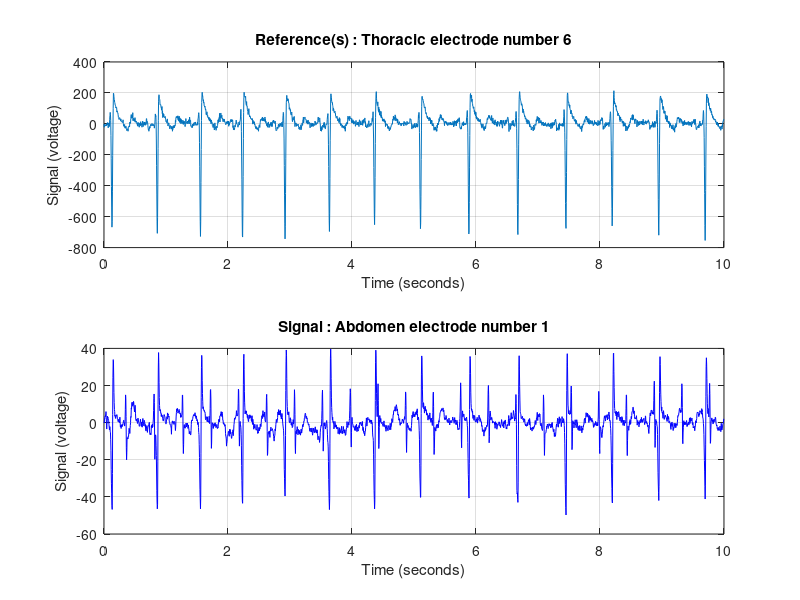
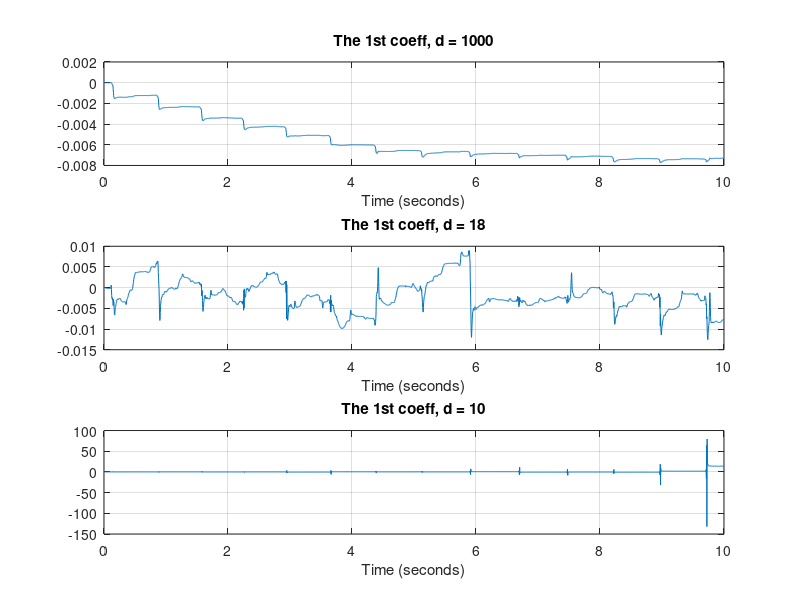
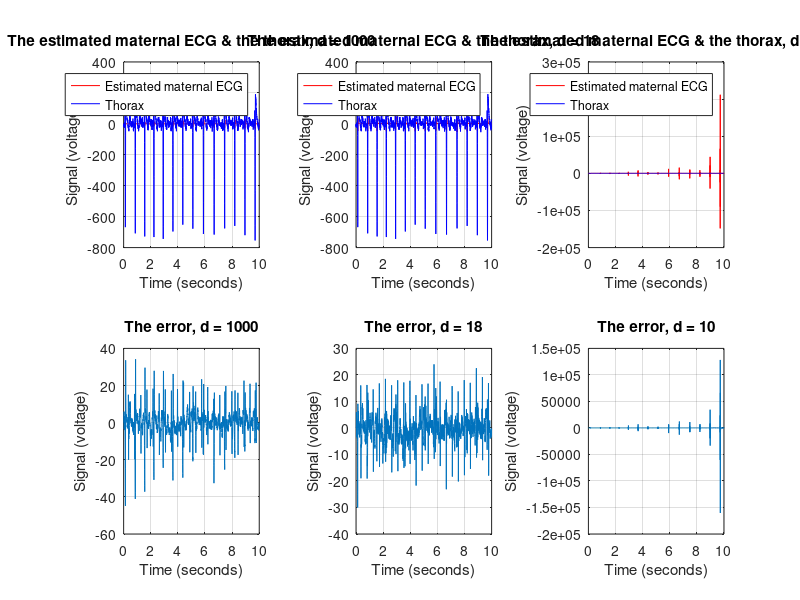
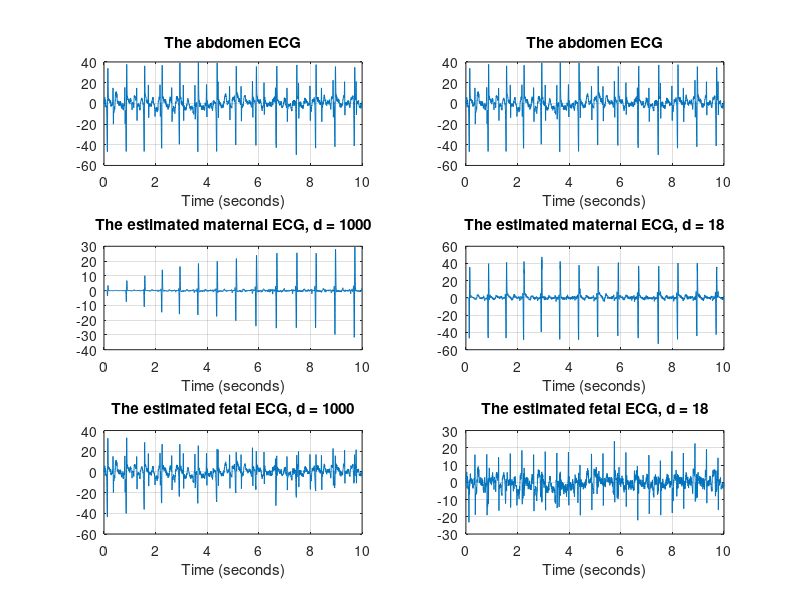

Source code (MATLAB) for these figures, in order:
%% BE2 _ Optimal Linear Filtering _ TRAN Gia Quoc Bao, ASI 2nd year

%% I. Introduction
% In this BE we will learn how to get the fetus' cardio signal out of the 
% combination fetus + mother cardio signal by applying the Widrow filter
% and the "noise only" signal (the mother's). 

%% Default commands
close all;
clear all;
clc;

%% II. The Widrow experiment:
% The major difficulty when estimating the fetal ECG lies in the fact that 
% its amplitude is 2-1000 times lower than maternal ECG (smaller heart / 
% environments to cross). Direct processing of records is therefore difficult; 
% it is necessary to eliminate interference from the maternal ECG. We'll do that
% using the Widrow algorithm (LMS filter).

%% Data loading

% The description :
% The data include the ECG signals recorded on a pregnant woman (8 electrodes)
% Sampling: Fe = 250 Hz
% Nb of samples: 2500, i.e. an observation time of 10s
% Formatting:
% Each line of the 8 x 2500 fetal_ecg matrix corresponds to
% one of the 8 electrodes:
% - electrodes 1-5: abdomen, ECG of the mother + fetus -> channel signal
% - electrodes 6-8: chest, only the mother's heart rate is measurement -> "noise only" references

load foetal_ecg.mat;   % load data
Fs = 250; % sampling frequency in Hz
N = size(foetal_ecg, 2); % number of samples
time = (0 : N - 1)/Fs; % discrete time

%% Signal shaping

% Signal to denoise: abdomen electrode number 'elec_abdo'
% Rq: the signals are already centered

elec_abdo = 1;
abdomen_ecg = foetal_ecg(elec_abdo, :); % line vector 1 x N

% "Noise only" references (secondary channel)
% Remark: the signals are already centered

ireferences = [6]; % the reference electrode (s) / signals
nRef = length(ireferences) ; % number of reference signals
thorax_ecg = foetal_ecg(ireferences, 1 : N) ; % nRef x N <- multi-ref

clear foetal_ecg ;

%% Visualization of signals

figure('Name', 'Visualization of waveforms', 'NumberTitle', 'off');
subplot(211);
plot(time, thorax_ecg'); 
grid on ; 
xlim([0 10]);
xlabel('Time (seconds)');
ylabel('Signal (voltage)');
title(['Reference(s) : Thoracic electrode number ', int2str(ireferences)]);
subplot(212);
plot(time, abdomen_ecg, '-b') ; 
grid on ; 
xlim([0 10]);
xlabel('Time (seconds)') ;
ylabel('Signal (voltage)');
title(['Signal : Abdomen electrode number ' int2str(elec_abdo)]);
% From here we see that the abdomen contains a lot of background noises
% while for the thoracic it's almost purely the mother's ECG. So the
% thoracic is a "noise only" signal that serves as a reference to denoise
% the abdomen signal.

% And the signal/noise ratio differs from one abdomen electrode to another.
% It depends on the position/distance electrode-baby and electrode-mother's
% heart. So if the electrode lies closer to the mother's heart its signal
% will have more noise. It also depends on the environment the wave has
% to cross to get to the electrode.

%% III. Widrow algorithm (LMS)

% Algo inputs:
% - a signal channel: abdomen_ecg
% - one, or more (multi-references version), reference: thorax_ecg
% Algo outputs:
% - maternal ECG
% - ECG of the fetus

% LMS filter settings

L = 8; % RIF filter order associated with the reference signal

bound_mu = 2/(L*mean(thorax_ecg.^2)); % Upper terminal of the adaptivity step in order to guarantee covergence (CS)

% the hypotheses from which the sufficient conditions which ensure the
% cvgce are not necessarily verified ... We can have an approximation an
% then experiment until we have a good convergence.

% In order to have the necessary adaptability and convergence, we take a
% value below the limit for the adaptability step of the LMS algo
% There are 3 cases, with d the denominator: 
mu = bound_mu/1000; mu2 = bound_mu/18; mu3 = bound_mu/10; 

% After some experiments, I found out the choice mu = bound_mu/18 was one
% of the best choices. If we go further to bound_mu/18 the algorithm will diverge. 
% And there's no visible difference between bound_mu/18 and bound_mu/15 anyway.
% The first choice of bound_mu/1000 was also not good because when the
% filter converges that slowly, we do not have enough data for it to finish
% converging. Even between /18 and /100 there is no clear difference.

% In short, if mu is too big, it causes instability in the algorithm
% (fluctuations of coefficients, divergence). If mu is too small, we cannot
% converge with the data we have.

% So we can use this method of experimenting many times combined with the
% mathematical approximations for the best step size mu.

% Declaration / pre-allocation
ecg_maternal_estim = zeros(1, N); ecg_maternal_estim2 = zeros(1, N); ecg_maternal_estim3 = zeros(1, N); % maternal cardio estimation
error = zeros(1, N); error2 = zeros(1, N); error3 = zeros(1, N); % prediction error
w = zeros(L, N); w2 = zeros(L, N); w3 = zeros(L, N); % dimensions 

% Initilization
error(1) = abdomen_ecg(1); error2(1) = abdomen_ecg(1); error3(1) = abdomen_ecg(1);
w(1, 1) = mu*error(1)*thorax_ecg(1); w2(1, 1) = mu2*error2(1)*thorax_ecg(1); w3(1, 1) = mu3*error3(1)*thorax_ecg(1);
ecg_maternal_estim(1) = w(1, 1)*thorax_ecg(1); ecg_maternal_estim2(1) = w2(1, 1)*thorax_ecg(1); ecg_maternal_estim3(1) = w3(1, 1)*thorax_ecg(1);

% Iterations 
for k = 2 : N
    if k < L
        y_k = 0; y2_k = 0; y3_k = 0;
    else
        y_k = thorax_ecg(k - L + 1 : k)'; y2_k = thorax_ecg(k - L + 1 : k)'; y3_k = thorax_ecg(k - L + 1 : k)';
    
        error(k) = abdomen_ecg(k) - w(:, k - 1)'*y_k; error2(k) = abdomen_ecg(k) - w2(:, k - 1)'*y2_k; error3(k) = abdomen_ecg(k) - w3(:, k - 1)'*y3_k; % prediction error 
        w(:, k) = w(:, k - 1) + mu*error(k)*y_k; w2(:, k) = w2(:, k - 1) + mu2*error2(k)*y2_k; w3(:, k) = w3(:, k - 1) + mu3*error3(k)*y3_k; % update filter
        ecg_maternal_estim(k) = w(:, k)'*y_k; ecg_maternal_estim2(k) = w2(:, k)'*y2_k; ecg_maternal_estim3(k) = w3(:, k)'*y3_k; % find maternal ECG at k
    end
end

ecg_fetal_estim = abdomen_ecg - ecg_maternal_estim; ecg_fetal_estim2 = abdomen_ecg - ecg_maternal_estim2; ecg_fetal_estim3 = abdomen_ecg - ecg_maternal_estim3;

%% Visualization of results
% The filter's first coefficients
figure();
subplot(311);
plot(time, w(1, :)'); % change 1 to other numbers to see other coefficients
grid on ; 
xlabel('Time (seconds)');
title('The 1st coeff, d = 1000');
subplot(312);
plot(time, w2(1, :)'); % change 1 to other numbers to see other coefficients
grid on ; 
xlabel('Time (seconds)');
title('The 1st coeff, d = 18');
subplot(313);
plot(time, w3(1, :)'); % change 1 to other numbers to see other coefficients
grid on ; 
xlabel('Time (seconds)');
title('The 1st coeff, d = 10');

% Looking at this we see that the 1st coeff for small mu doesn't have
% enough data to converge. The 2nd one seems the best: it still has some
% small fluctuations but it is able to converge to the right value. The 3rd
% one clearly diverges as the step was too big. For d = 18 we have arrived
% at a minima which gives good convergence so we should stay there.

% So the lesson here is we should always check the coefficients to verify
% if the algorithm works well with the chosen mu or not. We should aim to
% have the fastest convergence possible without much fluctuations so this 
% can be applied in real-time. Clearly the 1st case could not converge 
% within 10 seconds. 

% I verified all the 8 coeff and noticed the same properties for them. A
% lesson is if we see that a coeff keeps increasing or decreasing (like the
% 1st case: each of the 8 coeff either goes up or down all the time), it
% means that the chosen mu is not large enough to converge. The sign of
% divergence is very clear to see. So if we don't have these 2 it means the
% convergence is OK.

%% The error and the signals
figure();
subplot(231);
plot(time, ecg_maternal_estim', 'r', time, thorax_ecg', 'b'); 
grid on ; 
xlabel('Time (seconds)');
ylabel('Signal (voltage)');
legend('Estimated maternal ECG', 'Thorax');
title('The estimated maternal ECG & the thorax, d = 1000');
subplot(232);
plot(time, ecg_maternal_estim2', 'r', time, thorax_ecg', 'b'); 
grid on ; 
xlabel('Time (seconds)');
ylabel('Signal (voltage)');
legend('Estimated maternal ECG', 'Thorax');
title('The estimated maternal ECG & the thorax, d = 18');
subplot(233);
plot(time, ecg_maternal_estim3', 'r', time, thorax_ecg', 'b'); 
grid on ; 
xlabel('Time (seconds)');
ylabel('Signal (voltage)');
legend('Estimated maternal ECG', 'Thorax');
title('The estimated maternal ECG & the thorax, d = 10');
subplot(234);
plot(time, error'); 
grid on ; 
xlabel('Time (seconds)');
ylabel('Signal (voltage)');
title('The error, d = 1000');
subplot(235);
plot(time, error2'); 
grid on ; 
xlabel('Time (seconds)');
ylabel('Signal (voltage)');
title('The error, d = 18');
subplot(236);
plot(time, error3'); 
grid on ; 
xlabel('Time (seconds)');
ylabel('Signal (voltage)');
title('The error, d = 10');

% For the error, it is overall decreased given a large enough mu (like for 
% d = 1000 it went to around 30 but for d = 18 it stayed at around less 
% than 20). 
% It varies around 0 but we have a peak at the estimation of peaks in the 
% maternal ECG. The higher the mu the more frequent the peaks.

%% The signals before and after filtering
figure();
subplot(321);
plot(time, abdomen_ecg'); 
grid on ; 
xlabel('Time (seconds)');
title('The abdomen ECG');
subplot(322);
plot(time, abdomen_ecg'); 
grid on ; 
xlabel('Time (seconds)');
title('The abdomen ECG');
subplot(323);
plot(time, ecg_maternal_estim'); 
grid on ; 
xlabel('Time (seconds)');
title('The estimated maternal ECG, d = 1000');
subplot(324);
plot(time, ecg_maternal_estim2'); 
grid on ; 
xlabel('Time (seconds)');
title('The estimated maternal ECG, d = 18');
subplot(325);
plot(time, ecg_fetal_estim'); 
grid on ; 
xlabel('Time (seconds)');
title('The estimated fetal ECG, d = 1000');
subplot(326);
plot(time, ecg_fetal_estim2'); 
grid on ; 
xlabel('Time (seconds)');
title('The estimated fetal ECG, d = 18');

% This figure helps us see clearer the effect of mu on convergence through 
% the estimation of peaks. For very small mu, the estimation of peaks at 
% the first few seconds was not fine. The quality of estimation increases 
% after some time but the 2nd case it took much less time. The estimation 
% of peaks was correct right at the 1st peak. 

%% Experiment with different order L
% From here on, we will use mu = Bu/18 as we already saw that it give a fast
% convergence.
% I experimented with different values of L by changing it. I put the
% results at the end of this report.

% What I observed: the bigger the L, the smaller the step size mu allowed,
% but if the mu is small enough the convergence should still be guaranteed. 
% So the algorithm has more 0 at the beginning and we lose some
% information. But we will have more weights so more filtering (the filter
% is more complex). On the other hand if we don't have enough weights we 
% won't be able to capture information with high variations (in DSP). The
% algorithm will diverge if L is too low.

% However we need to store and perform calculations on the weights to this 
% would consume memory. There's no point in increasing the complexity if
% the results are already good enough in terms of visibility. We stop at
% the point where further increase in complexity gives almost no further 
% increase in the clarity of results.

% In this case L = 8 is OK.

%% IV. Multi-reference Widrow algorithm (LMS)
% In this interesting part we will filter the signal using 3 "nois only" 
% references. All the 3 thoracic signals are taken, giving us a 
% multi-reference filter.

load foetal_ecg.mat;   % load data
Fs = 250 ; % sampling frequency in Hz
N = size(foetal_ecg, 2) ; % number of samples
time = (0 : N - 1)/Fs ; % discrete time

ireferences = [6 7 8]; % the reference electrode (s) / signals
nRef = length(ireferences) ; % number of reference signals
thorax_ecg_mult = foetal_ecg(ireferences, 1 : N) ; % nRef x N <- multi-ref

% Signal to denoise
elec_abdo = 1;
abdomen_ecg = foetal_ecg(elec_abdo, :); 

clear foetal_ecg ;

L_mult = 8;

% choose the smallest bound which corresponds to 
bound_mu_mult = 2/(L_mult*max(mean(thorax_ecg_mult.^2))); 
% Overall the multi-ref gives us a wider choice of mu.

mu_mult = bound_mu_mult/2;
% Overall the multi-ref gives us a wider choice of mu.

ecg_maternal_estim_mult = zeros(1, N); % maternal cardio estimation
error_mult = zeros(1, N); % prediction error
w_mult = zeros(L_mult, length(ireferences), N); % dimensions 

% There is now a response by reference electrode
% The LMS filter being the sum of each of these "nRef" filters
% The responses of the (sub) filters at time k will be stored in the 
% vectors w_mult (:, 1, k), w_mult (:, 2, k), ...

% Initilization
error_mult(1) = abdomen_ecg(1);
w_mult(1, :, 1) = mu*error_mult(1)*thorax_ecg_mult(:, 1)';
ecg_maternal_estim_mult(1) = w_mult(1, :, 1)*thorax_ecg_mult(:, 1); 
     
% Prediction error: the prediction is now the sum of the predictions obtained 
% for each of the nRef = 3 abdominal electrodes using subdose responses are 
% stored in w_mult(:, 1, k-1), w_mult(:, 2, k-1) and w_mult(:, 3, k-1)
    
for k = 2 : N
    if k < L
        y_k = 0; 
    else
        y_k = thorax_ecg_mult(:, k - L + 1 : k)';
    
        sum = 0;
        for j = 1 : length(ireferences)
            sum = sum + w_mult(:, j, k - 1)'*y_k(:, j);
        end    
    
        error_mult(k) = abdomen_ecg(k) - sum; % prediction error 
        w_mult(:, :, k) =  w_mult(:, :, k - 1) + mu_mult*error_mult(k)*y_k; % update filter
    
        ecg_maternal_estim_mult(k) = 0;
        for i = 1 : length(ireferences)
            ecg_maternal_estim_mult(k) = ecg_maternal_estim_mult(k) + w_mult(:, i, k)'*y_k(:, i);
        end
    end
end

ecg_fetal_estim_mult = abdomen_ecg - ecg_maternal_estim_mult;

% Comparison with the single-reference case

figure();
subplot(321);
plot(time, abdomen_ecg'); 
grid on ; 
xlabel('Time (seconds)');
xlim([2 4]);
title('The abdomen ECG');
subplot(322);
plot(time, abdomen_ecg'); 
grid on ; 
xlabel('Time (seconds)');
xlim([2 4]);
title('The abdomen ECG');
subplot(323);
plot(time, ecg_maternal_estim2'); 
grid on ; 
xlabel('Time (seconds)');
xlim([2 4]);
title('The estimated maternal ECG, single-reference');
subplot(324);
plot(time, ecg_maternal_estim_mult'); 
grid on ; 
xlabel('Time (seconds)');
xlim([2 4]);
title('The estimated maternal ECG, multi-reference');
subplot(325);
plot(time, ecg_fetal_estim2'); 
grid on ; 
xlabel('Time (seconds)');
xlim([2 4]);
title('The estimated fetal ECG, single-reference');
subplot(326);
plot(time, ecg_fetal_estim_mult'); 
grid on ; 
xlabel('Time (seconds)');
xlim([2 4]);
title('The estimated fetal ECG, multi-reference');

% If we look closely, especially the 2nd figure each column, we see that the
% estimation is much better with multi-ref: the estimated maternal ECG is
% smoother which means it contains only the mother's ECG. If we look in the
% results, where the maternal ECG used to be, we'll see that the multi-ref
% case has much fewer peaks (or variations). So the signal was better
% filtered and we can better detect the heartbeat of the foetus. 
% This can be explained by the fact that here the multiple 
% references can 'help' each other through the cross-effect among them.

% After all, the objective of this is to help the doctors measure the
% heartbeat of the foetus, so having multiple thoracic electrodes will enable
% the multi-ref algorithm and improve visual the quality.


%% V. Conclusion
% After this Lab, I understood the use of the Widrow filter to denoise
% signals, especially in the case the noise is bigger in amplitude than the
% useful signal and we can measure the "noise only" reference. Besides, the
% version with multi-reference gaves smoother results than the one with a
% single reference.

% Below I put the extra figures for demonstration.
